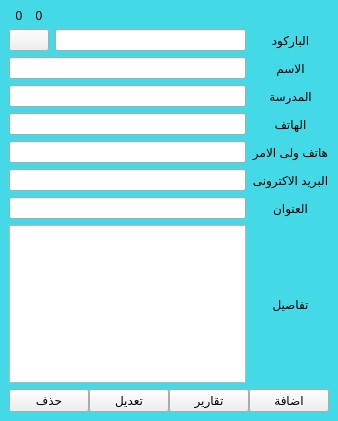
<?xml version="1.0" encoding="UTF-8"?>
<ui version="4.0">
 <class>Form</class>
 <widget class="QWidget" name="Form">
  <property name="geometry">
   <rect>
    <x>0</x>
    <y>0</y>
    <width>328</width>
    <height>421</height>
   </rect>
  </property>
  <property name="windowTitle">
   <string>Form</string>
  </property>
  <layout class="QVBoxLayout" name="verticalLayout">
   <property name="spacing">
    <number>0</number>
   </property>
   <property name="margin">
    <number>0</number>
   </property>
   <item>
    <widget class="QWidget" name="widget_3" native="true">
     <property name="styleSheet">
      <string notr="true">.QWidget { background: #44D9E6; }</string>
     </property>
     <layout class="QGridLayout" name="gridLayout">
      <item row="2" column="0" colspan="2">
       <widget class="QLineEdit" name="nm_edt">
        <property name="layoutDirection">
         <enum>Qt::RightToLeft</enum>
        </property>
        <property name="alignment">
         <set>Qt::AlignCenter</set>
        </property>
       </widget>
      </item>
      <item row="2" column="2">
       <widget class="QLabel" name="label">
        <property name="text">
         <string>الاسم</string>
        </property>
        <property name="alignment">
         <set>Qt::AlignCenter</set>
        </property>
       </widget>
      </item>
      <item row="1" column="0">
       <widget class="QPushButton" name="barcode_get_btn">
        <property name="sizePolicy">
         <sizepolicy hsizetype="Fixed" vsizetype="Fixed">
          <horstretch>0</horstretch>
          <verstretch>0</verstretch>
         </sizepolicy>
        </property>
        <property name="text">
         <string/>
        </property>
        <property name="icon">
         <iconset resource="../views/source.qrc">
          <normaloff>:/n/img/Recycling-104.png</normaloff>:/n/img/Recycling-104.png</iconset>
        </property>
       </widget>
      </item>
      <item row="1" column="1">
       <widget class="QLineEdit" name="bc_edt">
        <property name="alignment">
         <set>Qt::AlignCenter</set>
        </property>
       </widget>
      </item>
      <item row="5" column="2">
       <widget class="QLabel" name="label_9">
        <property name="text">
         <string>هاتف ولى الامر</string>
        </property>
        <property name="alignment">
         <set>Qt::AlignCenter</set>
        </property>
       </widget>
      </item>
      <item row="3" column="2">
       <widget class="QLabel" name="label_7">
        <property name="text">
         <string>المدرسة</string>
        </property>
        <property name="alignment">
         <set>Qt::AlignCenter</set>
        </property>
       </widget>
      </item>
      <item row="6" column="0" colspan="2">
       <widget class="QLineEdit" name="mail_edt">
        <property name="alignment">
         <set>Qt::AlignCenter</set>
        </property>
       </widget>
      </item>
      <item row="4" column="0" colspan="2">
       <widget class="QLineEdit" name="ph_edt">
        <property name="layoutDirection">
         <enum>Qt::RightToLeft</enum>
        </property>
        <property name="alignment">
         <set>Qt::AlignCenter</set>
        </property>
       </widget>
      </item>
      <item row="3" column="0" colspan="2">
       <widget class="QLineEdit" name="school_edt">
        <property name="alignment">
         <set>Qt::AlignCenter</set>
        </property>
       </widget>
      </item>
      <item row="5" column="0" colspan="2">
       <widget class="QLineEdit" name="fphon_edt">
        <property name="alignment">
         <set>Qt::AlignCenter</set>
        </property>
       </widget>
      </item>
      <item row="6" column="2">
       <widget class="QLabel" name="label_2">
        <property name="text">
         <string>البريد الاكترونى</string>
        </property>
        <property name="alignment">
         <set>Qt::AlignCenter</set>
        </property>
       </widget>
      </item>
      <item row="7" column="0" colspan="2">
       <widget class="QLineEdit" name="address_edt">
        <property name="alignment">
         <set>Qt::AlignCenter</set>
        </property>
       </widget>
      </item>
      <item row="4" column="2">
       <widget class="QLabel" name="label_8">
        <property name="text">
         <string>الهاتف</string>
        </property>
        <property name="alignment">
         <set>Qt::AlignCenter</set>
        </property>
       </widget>
      </item>
      <item row="8" column="0" colspan="2">
       <widget class="QTextEdit" name="details_edt">
        <property name="layoutDirection">
         <enum>Qt::RightToLeft</enum>
        </property>
       </widget>
      </item>
      <item row="7" column="2">
       <widget class="QLabel" name="label_3">
        <property name="text">
         <string>العنوان</string>
        </property>
        <property name="alignment">
         <set>Qt::AlignCenter</set>
        </property>
       </widget>
      </item>
      <item row="1" column="2">
       <widget class="QLabel" name="label_6">
        <property name="text">
         <string>الباركود</string>
        </property>
        <property name="alignment">
         <set>Qt::AlignCenter</set>
        </property>
       </widget>
      </item>
      <item row="8" column="2">
       <widget class="QLabel" name="label_11">
        <property name="text">
         <string>تفاصيل</string>
        </property>
        <property name="alignment">
         <set>Qt::AlignCenter</set>
        </property>
       </widget>
      </item>
      <item row="9" column="0" colspan="3">
       <widget class="QWidget" name="widget" native="true">
        <layout class="QHBoxLayout" name="horizontalLayout">
         <property name="spacing">
          <number>0</number>
         </property>
         <property name="margin">
          <number>0</number>
         </property>
         <item>
          <widget class="QPushButton" name="delete_btn">
           <property name="text">
            <string>حذف</string>
           </property>
           <property name="icon">
            <iconset resource="../views/source.qrc">
             <normaloff>:/n/img/Delete-100.png</normaloff>:/n/img/Delete-100.png</iconset>
           </property>
           <property name="iconSize">
            <size>
             <width>30</width>
             <height>30</height>
            </size>
           </property>
          </widget>
         </item>
         <item>
          <widget class="QPushButton" name="edite_btn">
           <property name="sizePolicy">
            <sizepolicy hsizetype="Preferred" vsizetype="Preferred">
             <horstretch>0</horstretch>
             <verstretch>0</verstretch>
            </sizepolicy>
           </property>
           <property name="text">
            <string>تعديل</string>
           </property>
           <property name="icon">
            <iconset resource="../views/source.qrc">
             <normaloff>:/n/img/edit-document.png</normaloff>:/n/img/edit-document.png</iconset>
           </property>
           <property name="iconSize">
            <size>
             <width>30</width>
             <height>30</height>
            </size>
           </property>
          </widget>
         </item>
         <item>
          <widget class="QPushButton" name="reports_btn">
           <property name="text">
            <string>تقارير</string>
           </property>
           <property name="icon">
            <iconset resource="../views/source.qrc">
             <normaloff>:/n/img/line-chart.png</normaloff>:/n/img/line-chart.png</iconset>
           </property>
           <property name="iconSize">
            <size>
             <width>30</width>
             <height>30</height>
            </size>
           </property>
          </widget>
         </item>
         <item>
          <widget class="QPushButton" name="add_btn">
           <property name="sizePolicy">
            <sizepolicy hsizetype="Preferred" vsizetype="Preferred">
             <horstretch>0</horstretch>
             <verstretch>0</verstretch>
            </sizepolicy>
           </property>
           <property name="text">
            <string>اضافة</string>
           </property>
           <property name="icon">
            <iconset resource="../views/source.qrc">
             <normaloff>:/n/img/Plus-500.png</normaloff>:/n/img/Plus-500.png</iconset>
           </property>
           <property name="iconSize">
            <size>
             <width>30</width>
             <height>30</height>
            </size>
           </property>
          </widget>
         </item>
        </layout>
       </widget>
      </item>
      <item row="0" column="0">
       <widget class="QWidget" name="widget_2" native="true">
        <layout class="QHBoxLayout" name="horizontalLayout_2">
         <property name="spacing">
          <number>0</number>
         </property>
         <property name="margin">
          <number>0</number>
         </property>
         <item>
          <widget class="QLabel" name="bc_lbl">
           <property name="text">
            <string>0</string>
           </property>
           <property name="alignment">
            <set>Qt::AlignCenter</set>
           </property>
          </widget>
         </item>
         <item>
          <widget class="QLabel" name="ph_lbl">
           <property name="text">
            <string>0</string>
           </property>
           <property name="alignment">
            <set>Qt::AlignCenter</set>
           </property>
          </widget>
         </item>
        </layout>
       </widget>
      </item>
     </layout>
    </widget>
   </item>
  </layout>
 </widget>
 <tabstops>
  <tabstop>bc_edt</tabstop>
  <tabstop>nm_edt</tabstop>
  <tabstop>school_edt</tabstop>
  <tabstop>ph_edt</tabstop>
  <tabstop>fphon_edt</tabstop>
  <tabstop>mail_edt</tabstop>
  <tabstop>address_edt</tabstop>
  <tabstop>details_edt</tabstop>
  <tabstop>add_btn</tabstop>
  <tabstop>edite_btn</tabstop>
 </tabstops>
 <resources>
  <include location="../views/source.qrc"/>
  <include location="../../../point_of_sales/V2/views/source.qrc"/>
 </resources>
 <connections/>
</ui>
